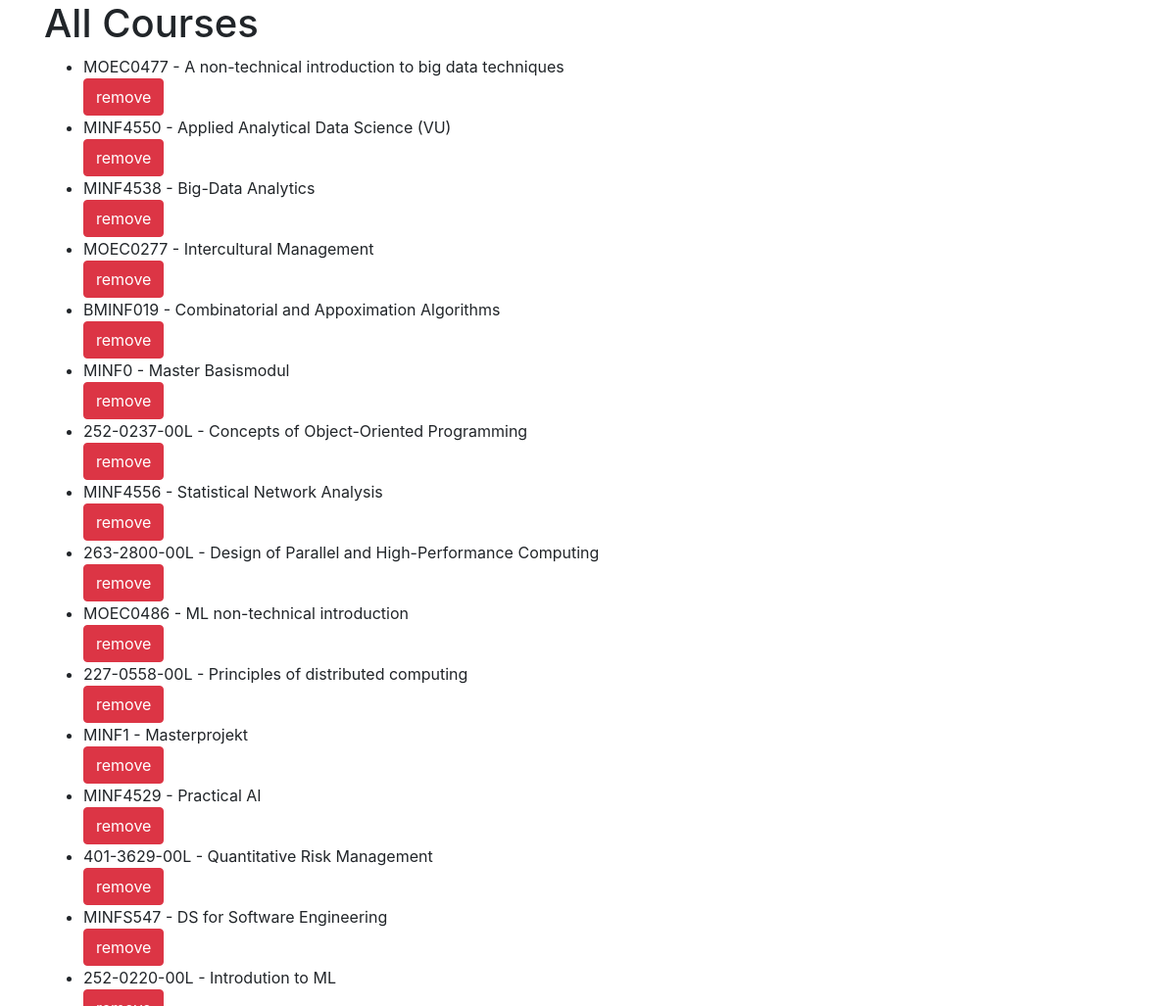
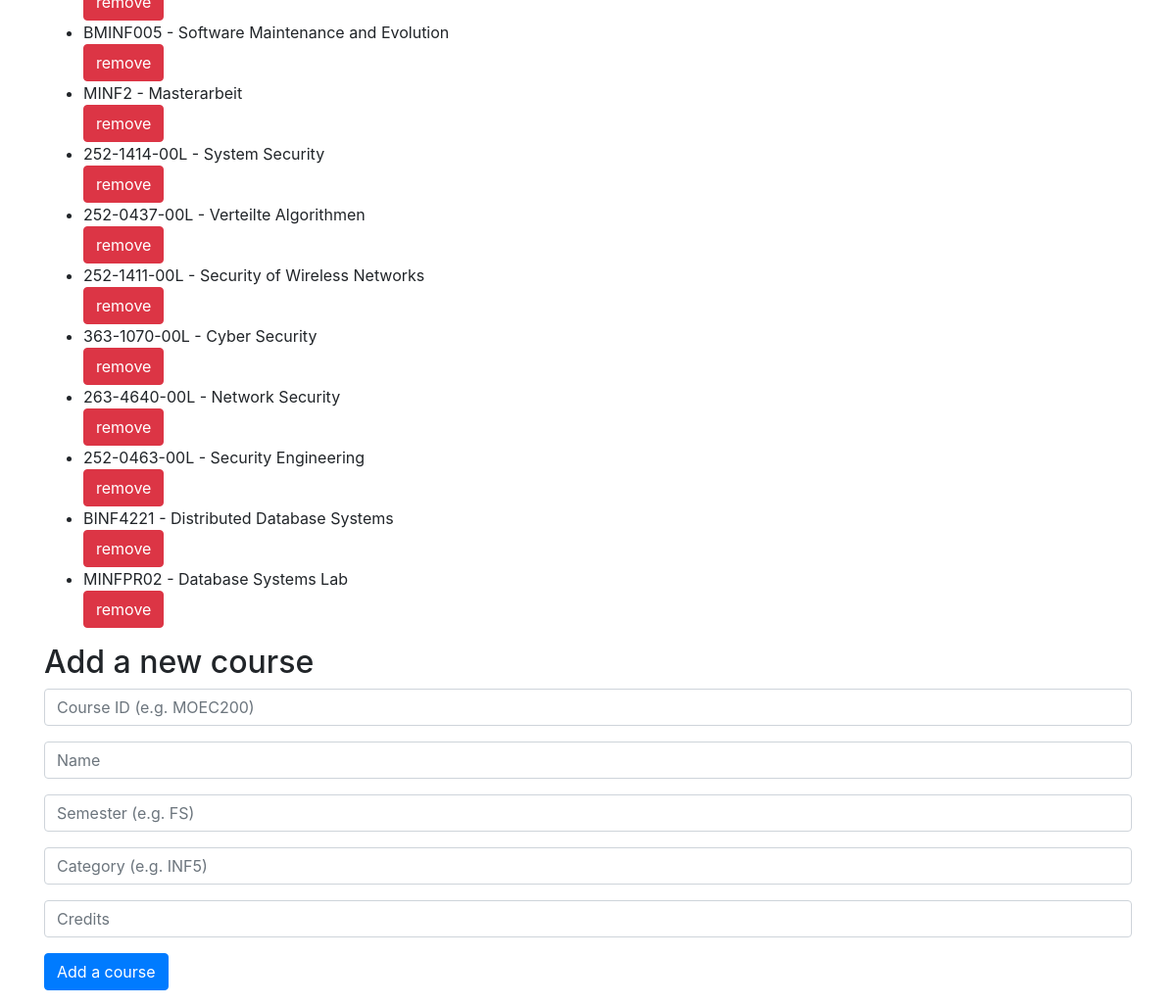
Screenshot of /courses with the database file from the repository (2 pictures, top to bottom).
### models.py (models this page shows, shortened)
class Course(db.Model):
    __tablename__ = "courses"
    course_id = db.Column(db.String, primary_key=True)
    name = db.Column(db.String, nullable=False)
    semester = db.Column(db.String, nullable=False)
    category = db.Column(db.String, nullable=False)
    credits = db.Column(db.Integer, nullable=False)
    booked_in = db.relationship("Schedule", backref="course", lazy=True)

### app.py (the view)
@app.route("/courses", methods=["GET"])
def courses():
    courses = Course.query.all()
    return render_template("courses.html", courses=courses)

### templates/courses.html (shortened to what this page needs)
{% extends "layout.html" %}
{% block body %}
    <h1>All Courses</h1>
    <ul>
        {% for course in courses %}
            <li>
                {{ course.course_id }} - {{ course.name }}
                <form action="{{ url_for('remove_course') }}" method="post">
                    <input class="btn btn-danger" type="submit" value="remove">
                </form>
            </li>
        {% endfor %}
    </ul>
    <h2>Add a new course</h2>
    <form action="{{ url_for('add_course') }}" method="post">
        <div class="form-group">
            <input class="form-control" name="course_id", placeholder="Course ID (e.g. MOEC200)">
        </div>
        <div class="form-group">
            <input class="form-control" name="name" placeholder="Name">
        </div>
        <div class="form-group">
            <input class="form-control" name="semester" placeholder="Semester (e.g. FS)">
        </div>
        <div class="form-group">
            <input class="form-control" name="category" placeholder="Category (e.g. INF5)">
        </div>
        <div class="form-group">
                <input class="form-control" name="credits" placeholder="Credits">
            </div>
        <div class="form-group">
            <button class="btn btn-primary">Add a course</button>
        </div>
    </form>
{% endblock %}

### rows the page displays
Course: course_id "MOEC0477", name "A non-technical introduction to big data techniques"
Course: course_id "MINF4550", name "Applied Analytical Data Science (VU)"
Course: course_id "MINF4538", name "Big-Data Analytics"
Course: course_id "MOEC0277", name "Intercultural Management"
Course: course_id "BMINF019", name "Combinatorial and Appoximation Algorithms"
Course: course_id "MINF0", name "Master Basismodul"
Course: course_id "252-0237-00L", name "Concepts of Object-Oriented Programming"
Course: course_id "MINF4556", name "Statistical Network Analysis"
Course: course_id "263-2800-00L", name "Design of Parallel and High-Performance Computing"
Course: course_id "MOEC0486", name "ML non-technical introduction"
Course: course_id "227-0558-00L", name "Principles of distributed computing"
Course: course_id "MINF1", name "Masterprojekt"
Course: course_id "MINF4529", name "Practical AI"
Course: course_id "401-3629-00L", name "Quantitative Risk Management"
Course: course_id "MINFS547", name "DS for Software Engineering"
Course: course_id "252-0220-00L", name "Introdution to ML"
Course: course_id "BMINF005", name "Software Maintenance and Evolution"
Course: course_id "MINF2", name "Masterarbeit"
Course: course_id "252-1414-00L", name "System Security"
Course: course_id "252-0437-00L", name "Verteilte Algorithmen"
Course: course_id "252-1411-00L", name "Security of Wireless Networks"
Course: course_id "363-1070-00L", name "Cyber Security"
Course: course_id "263-4640-00L", name "Network Security"
Course: course_id "252-0463-00L", name "Security Engineering"
Course: course_id "BINF4221", name "Distributed Database Systems"
Course: course_id "MINFPR02", name "Database Systems Lab"
